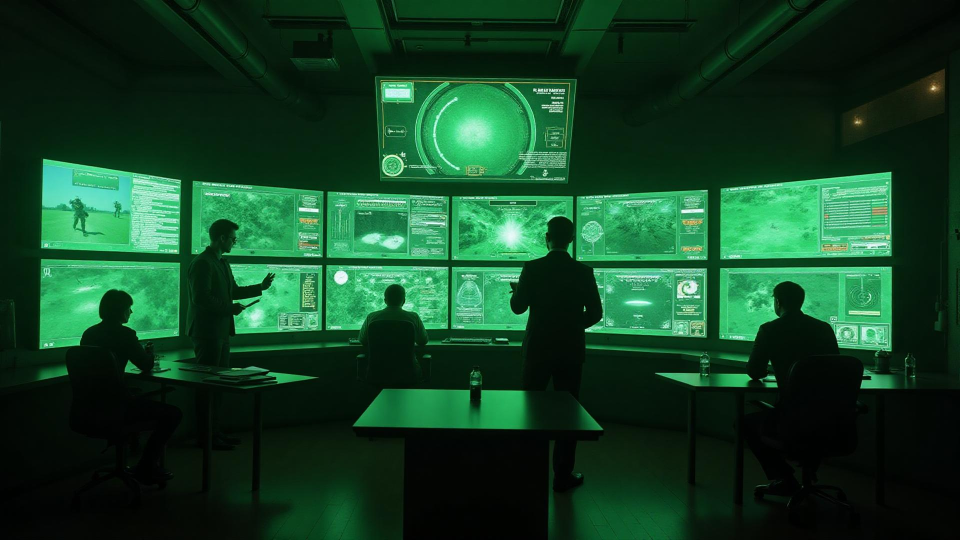
#> input picture frontend/src/assets/tactical-hero.jpg, 1920 x 1080 px (shown at 1/2 size)
$ python -i thermal_detector.py   (imports and definitions only)
#> lines starting #> are read from the running program, lines starting #| are printed output that depends on the picture; after the words box and inside, x2 and y2 are one past the last pixel; in counts of white or black regions, pixels touching at a corner belong together
"""
Working Thermal Detection System - Extracted from kombat-drone
Temperature-based detection that actually works on thermal images
"""
import cv2
import numpy as np
import time
from typing import List, Dict, Any, Tuple
from dataclasses import dataclass


@dataclass
class Detection:
    """Single target detection result"""
    bbox: Tuple[float, float, float, float]  # x1, y1, x2, y2
    confidence: float
    class_id: int
    class_name: str
    thermal_signature: Dict[str, float] = None


class WorkingThermalDetector:
    """
    Thermal detection system that actually works
    Uses temperature thresholding and contour analysis
    """

    def __init__(self, mode: str = "balanced"):
        self.mode = mode

        # Digital value thresholds for different threat types
        # NOTE: These are 8-bit digital values (0-255), NOT celsius temperatures!
        self.temp_thresholds = {
            "vehicle": {"min": 180, "max": 255, "min_area": 1000, "max_area": 15000},
            "personnel": {"min": 200, "max": 240, "min_area": 200, "max_area": 2000},
            "equipment": {"min": 160, "max": 200, "min_area": 500, "max_area": 8000},
            "aircraft": {"min": 190, "max": 255, "min_area": 2000, "max_area": 25000}
        }

        # Processing parameters based on mode
        if mode == "speed":
            self.blur_kernel = 3
            self.morph_kernel = 3
            self.min_confidence = 0.3
        elif mode == "balanced":
            self.blur_kernel = 5
            self.morph_kernel = 5
            self.min_confidence = 0.4
        else:  # accuracy
            self.blur_kernel = 7
            self.morph_kernel = 7
            self.min_confidence = 0.5

    def detect_thermal_targets(self, thermal_frame: np.ndarray) -> Tuple[List[Detection], Dict[str, float]]:
        """
        Detect thermal targets using temperature analysis
        """
        start_time = time.time()

        # Preprocess thermal image
        processed = self._preprocess_thermal(thermal_frame)

        # Find thermal hotspots
        hotspots = self._find_thermal_hotspots(processed)

        # Classify and validate targets
        detections = self._classify_thermal_targets(hotspots, thermal_frame)

        # Performance metrics
        processing_time = (time.time() - start_time) * 1000
        performance = {
            'fps': 1000 / processing_time if processing_time > 0 else 0,
            'inference_time_ms': processing_time,
            'detections_count': len(detections),
            'avg_confidence': np.mean([d.confidence for d in detections]) if detections else 0.0
        }

        return detections, performance

    def _preprocess_thermal(self, thermal_frame: np.ndarray) -> np.ndarray:
        """Preprocess thermal image for detection"""
        # Gaussian blur to reduce noise
        blurred = cv2.GaussianBlur(thermal_frame, (self.blur_kernel, self.blur_kernel), 0)

        # Enhance contrast
        clahe = cv2.createCLAHE(clipLimit=2.0, tileGridSize=(8,8))
        enhanced = clahe.apply(blurred)

        return enhanced

    def _find_thermal_hotspots(self, thermal_frame: np.ndarray) -> List[Dict[str, Any]]:
        """Find thermal hotspots using temperature thresholding"""
        hotspots = []

        # Multiple temperature ranges for different threat types
        temp_ranges = [
            (220, 255, "high_temp"),    # Very hot (engines, personnel)
            (180, 220, "medium_temp"),  # Warm (vehicles, equipment)
            (150, 180, "low_temp")      # Cool (structures, background objects)
        ]

        for min_temp, max_temp, temp_category in temp_ranges:
            # Create binary mask for this temperature range
            mask = cv2.inRange(thermal_frame, min_temp, max_temp)

            # Morphological operations to clean up
            kernel = cv2.getStructuringElement(cv2.MORPH_ELLIPSE,
                                             (self.morph_kernel, self.morph_kernel))
            mask = cv2.morphologyEx(mask, cv2.MORPH_CLOSE, kernel)
            mask = cv2.morphologyEx(mask, cv2.MORPH_OPEN, kernel)

            # Find contours
            contours, _ = cv2.findContours(mask, cv2.RETR_EXTERNAL, cv2.CHAIN_APPROX_SIMPLE)

            for contour in contours:
                area = cv2.contourArea(contour)
                if area > 100:  # Minimum area threshold
                    x, y, w, h = cv2.boundingRect(contour)

                    # Extract temperature statistics
                    roi = thermal_frame[y:y+h, x:x+w]
                    mean_temp = np.mean(roi)
                    max_temp_val = np.max(roi)

                    hotspots.append({
                        'bbox': (x, y, x+w, y+h),
                        'area': area,
                        'mean_temp': mean_temp,
                        'max_temp': max_temp_val,
                        'temp_category': temp_category,
                        'aspect_ratio': w / h if h > 0 else 1.0
                    })

        return hotspots

    def _classify_thermal_targets(self, hotspots: List[Dict[str, Any]], thermal_frame: np.ndarray) -> List[Detection]:
        """Classify thermal hotspots into threat categories"""
        detections = []

        for hotspot in hotspots:
            area = hotspot['area']
            mean_temp = hotspot['mean_temp']
            max_temp = hotspot['max_temp']
            aspect_ratio = hotspot['aspect_ratio']
            bbox = hotspot['bbox']

            # Classification logic based on thermal digital values
            class_name = "unknown"
            confidence = 0.0

            # Vehicle detection (large, warm signature, rectangular)
            if (area >= 1000 and area <= 15000 and
                mean_temp >= 180 and max_temp >= 200 and
                aspect_ratio > 1.2):
                class_name = "hostile_vehicle"
                confidence = min(0.9, 0.4 + (mean_temp - 180) / 100)

            # Personnel detection (medium size, body heat signature, vertical)
            elif (area >= 200 and area <= 2000 and
                  mean_temp >= 200 and max_temp >= 210 and
                  0.3 <= aspect_ratio <= 1.5):
                class_name = "hostile_personnel"
                confidence = min(0.9, 0.5 + (mean_temp - 200) / 50)

            # Aircraft detection (large, very hot engines)
            elif (area >= 2000 and area <= 25000 and
                  max_temp >= 230):
                class_name = "aircraft_threat"
                confidence = min(0.95, 0.6 + (max_temp - 230) / 25)

            # Equipment/infrastructure
            elif (area >= 500 and area <= 8000 and
                  mean_temp >= 160):
                class_name = "equipment"
                confidence = min(0.8, 0.3 + (mean_temp - 160) / 60)

            # Generic thermal signature
            elif area >= 150 and mean_temp >= 140:
                class_name = "thermal_signature"
                confidence = min(0.7, 0.2 + (mean_temp - 140) / 80)

            # Only add detections above confidence threshold
            if confidence >= self.min_confidence:
                detections.append(Detection(
                    bbox=bbox,
                    confidence=confidence,
                    class_id=self._get_class_id(class_name),
                    class_name=class_name,
                    thermal_signature={
                        'mean_temp': mean_temp,
                        'max_temp': max_temp,
                        'area': area
                    }
                ))

        # Sort by confidence and return top detections
        detections.sort(key=lambda x: x.confidence, reverse=True)
        return detections[:20]  # Limit to top 20 detections

    def _get_class_id(self, class_name: str) -> int:
        """Map class names to IDs"""
        class_map = {
            "hostile_personnel": 0,
            "hostile_vehicle": 1,
            "aircraft_threat": 2,
            "equipment": 3,
            "thermal_signature": 4
        }
        return class_map.get(class_name, 99)


def create_test_thermal_frame() -> np.ndarray:
    """Create a realistic thermal test frame for testing"""
    thermal_frame = np.ones((480, 640), dtype=np.uint8) * 85  # Background temp

    # Add realistic thermal signatures
    # Hot vehicle with engine
    cv2.rectangle(thermal_frame, (100, 200), (200, 260), 190, -1)  # Vehicle body
    cv2.rectangle(thermal_frame, (110, 210), (140, 230), 240, -1)  # Hot engine

    # Personnel with body heat
    cv2.ellipse(thermal_frame, (350, 250), (15, 35), 0, 0, 360, 215, -1)  # Body
    cv2.circle(thermal_frame, (350, 220), 8, 210, -1)  # Head

    # Aircraft with hot engines
    cv2.ellipse(thermal_frame, (500, 150), (60, 25), 0, 0, 360, 200, -1)  # Fuselage
    cv2.circle(thermal_frame, (480, 150), 12, 250, -1)  # Hot engine 1
    cv2.circle(thermal_frame, (520, 150), 12, 250, -1)  # Hot engine 2

    return thermal_frame

>>> import cv2
>>> picture = cv2.imread('../../frontend/src/assets/tactical-hero.jpg', cv2.IMREAD_GRAYSCALE)
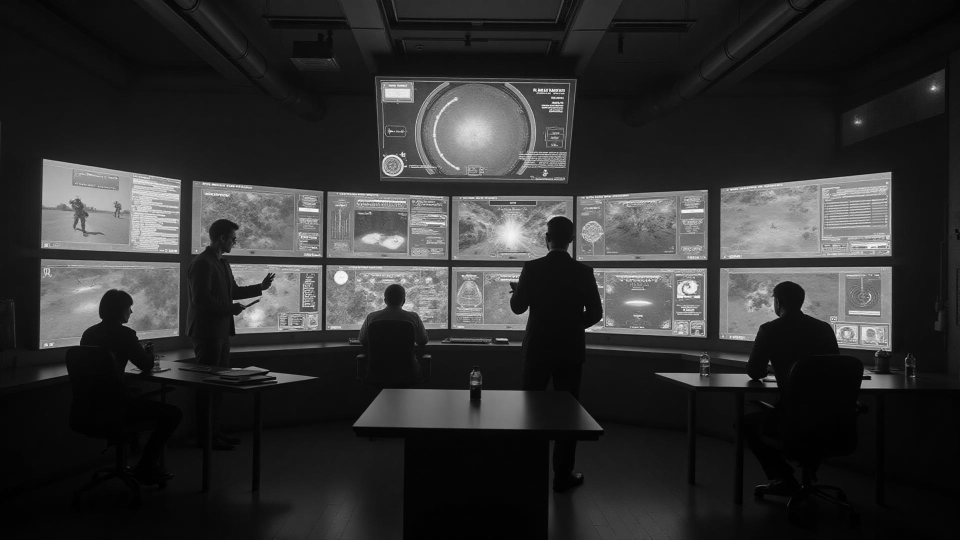
#> picture: shape (1080, 1920) (shown at 1/2 size); min 0, max 255, mean 48.7
>>> result = WorkingThermalDetector().detect_thermal_targets(picture)
#> in _preprocess_thermal, `enhanced = clahe.apply(blurred)`:
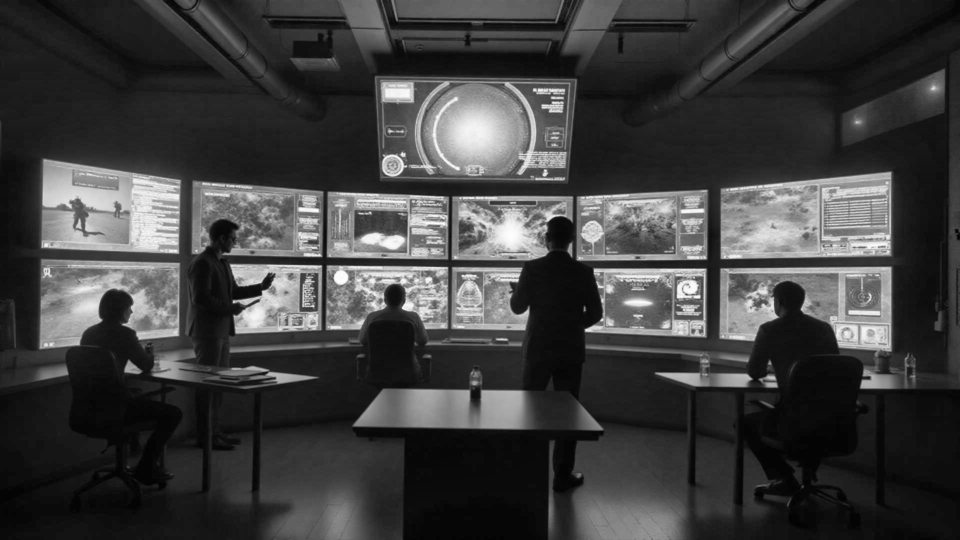
#> enhanced: shape (1080, 1920) (shown at 1/2 size); min 1, max 253, mean 63.1
#> the loop in _find_thermal_hotspots, `for min_temp, max_temp, temp_category in temp_ranges:` made 3 passes
#> pass 1, in _find_thermal_hotspots, `mask = cv2.inRange(thermal_frame, min_temp, max_temp)`:
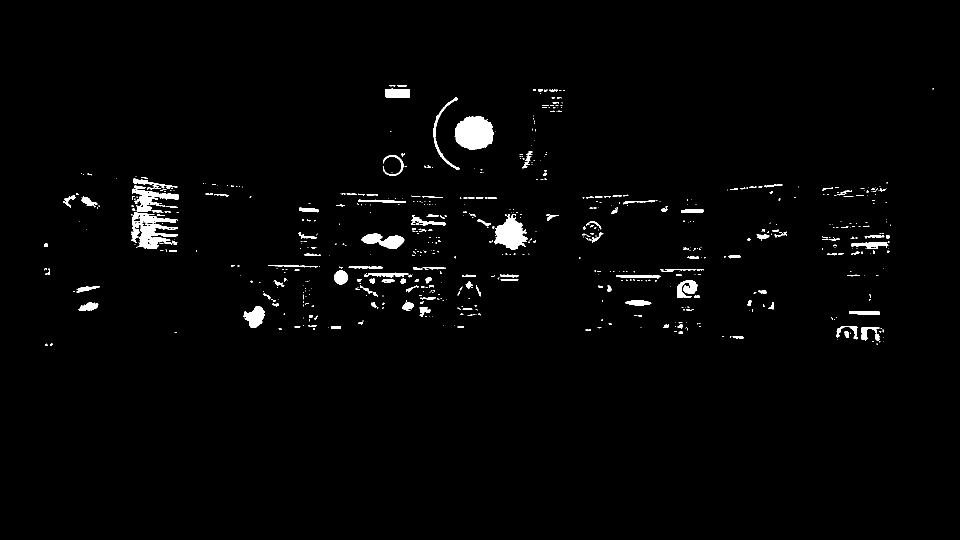
#> mask: shape (1080, 1920) (shown at 1/2 size); 1.7% white; 651 white regions (481 under 20 px), largest, box (x1, y1, x2, y2) and area: (909, 232, 988, 300) 4094, (263, 425, 356, 498) 3323, (988, 428, 1056, 500) 2786
#> pass 1, in _find_thermal_hotspots, `mask = cv2.morphologyEx(mask, cv2.MORPH_OPEN, kernel)`:
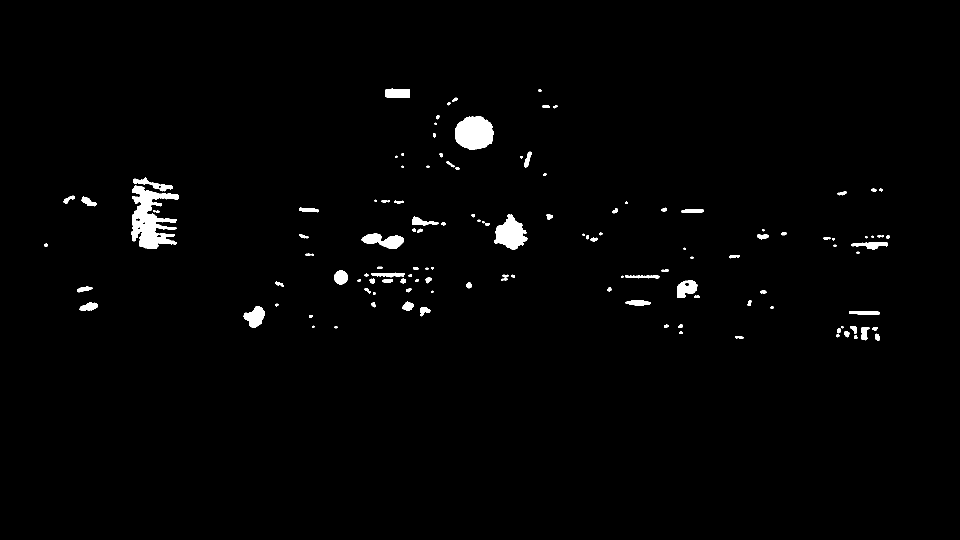
#> mask: shape (1080, 1920) (shown at 1/2 size); 1.4% white; 131 white regions (18 under 20 px), largest, box (x1, y1, x2, y2) and area: (263, 371, 358, 498) 6277, (910, 232, 988, 300) 4109, (988, 428, 1055, 499) 2810
#> pass 2, in _find_thermal_hotspots, `mask = cv2.inRange(thermal_frame, min_temp, max_temp)`:
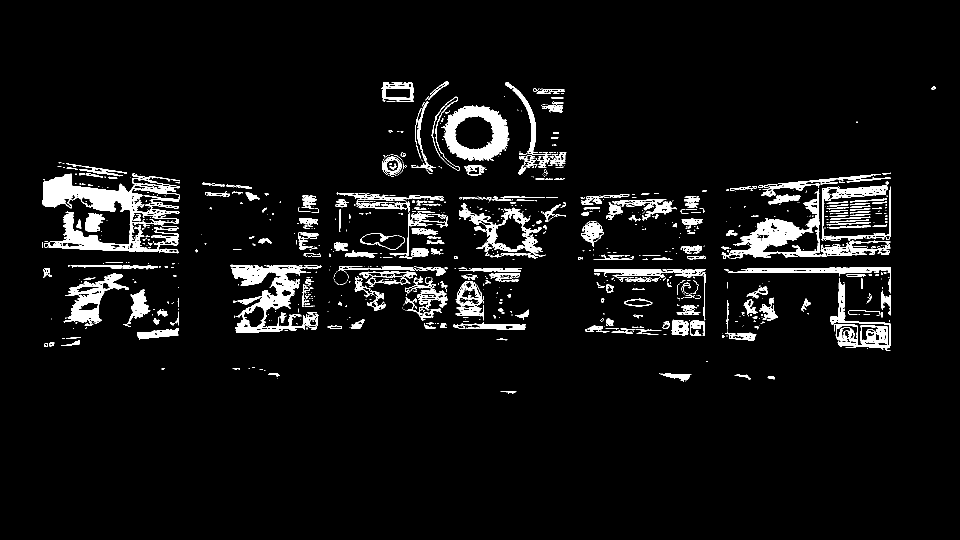
#> mask: shape (1080, 1920) (shown at 1/2 size); 5.6% white; 881 white regions (593 under 20 px), largest, box (x1, y1, x2, y2) and area: (85, 347, 360, 504) 15899, (1443, 378, 1781, 517) 8918, (461, 529, 643, 666) 8696
#> after the loop in _find_thermal_hotspots, `for min_temp, max_temp, temp_category in temp_ranges:`:
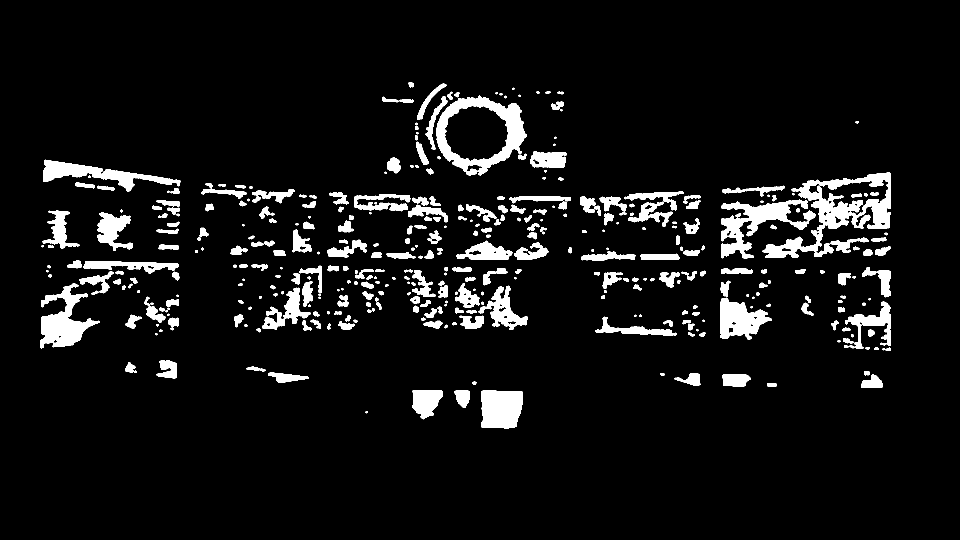
#> mask: shape (1080, 1920) (shown at 1/2 size); 7% white; 400 white regions (46 under 20 px), largest, box (x1, y1, x2, y2) and area: (1525, 345, 1782, 516) 12327, (873, 191, 1053, 351) 9550, (1442, 399, 1618, 517) 7463
#> after the loop in _find_thermal_hotspots, `for min_temp, max_temp, temp_category in temp_ranges:`:
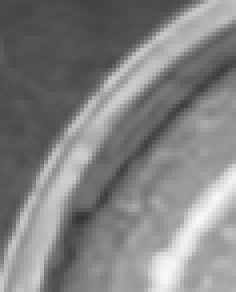
#> roi: shape (73, 59) (shown 4 times larger); min 53, max 248, mean 129.9
#> after the loop in _find_thermal_hotspots, `for min_temp, max_temp, temp_category in temp_ranges:`: hotspots = 291 items
#> the loop in _classify_thermal_targets, `for hotspot in hotspots:` made 291 passes
#> (area, mean_temp, max_temp, aspect_ratio, bbox, class_name, confidence) on passes 1 to 9: (256.5, 222.2, 243, 0.593, (1723, 654, 1739, 681), 'hostile_personnel', 0.9), (109, 216.9, 234, 0.875, (1700, 652, 1714, 668), 'unknown', 0), (329.5, 225.2, 242, 7.62, (1698, 622, 1759, 630), 'thermal_signature', 0.7), (194.5, 208.1, 240, 1.17, (840, 615, 861, 633), 'thermal_signature', 0.7), (1067.5, 214.6, 245, 0.955, (487, 612, 529, 656), 'hostile_personnel', 0.791), (375.5, 222.2, 233, 2.31, (159, 605, 196, 621), 'thermal_signature', 0.7), (255, 211.6, 248, 1.22, (805, 603, 827, 621), 'hostile_personnel', 0.732), (358, 224.3, 251, 4.64, (1251, 600, 1302, 611), 'thermal_signature', 0.7), (188.5, 222.2, 241, 2.5, (155, 573, 185, 585), 'thermal_signature', 0.7)
#> (area, mean_temp, max_temp, aspect_ratio, confidence, class_name) on passes 61 to 66: (654, 157.3, 228, 0.333, 0.416, 'thermal_signature'), (271.5, 177.4, 243, 1, 0.668, 'thermal_signature'), (290, 186.5, 242, 0.667, 0.7, 'thermal_signature'), (2527, 170, 244, 0.636, 0.95, 'aircraft_threat'), (4711, 139.2, 241, 1.1, 0.95, 'aircraft_threat'), (151, 188.4, 239, 1.43, 0.7, 'thermal_signature')
